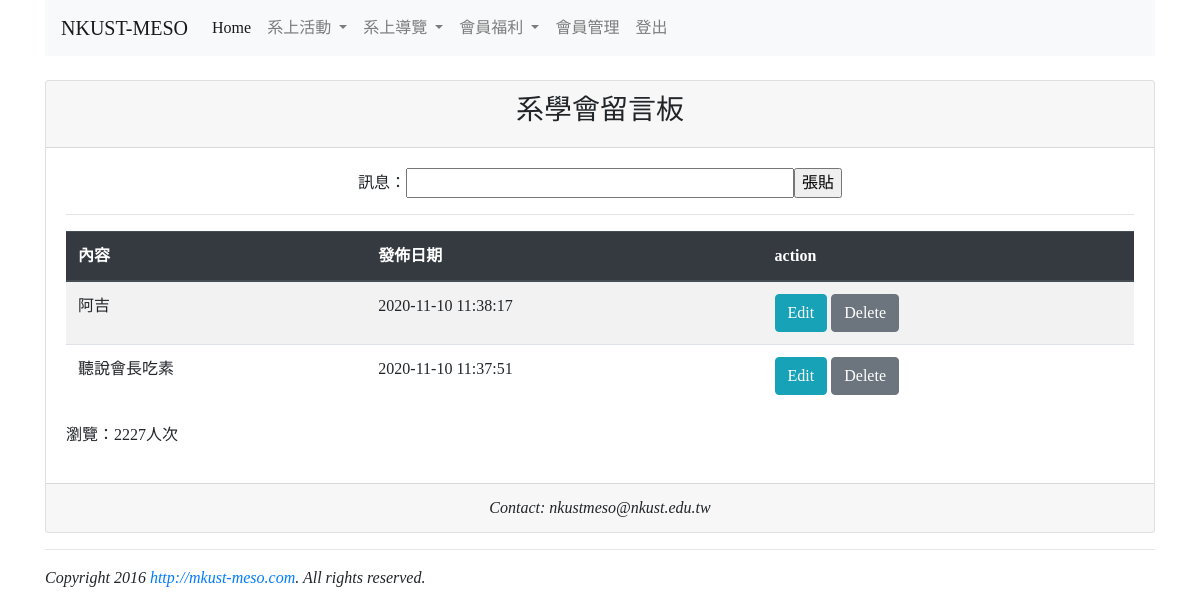
Before: /reuters.php (signed in) with the older database file.
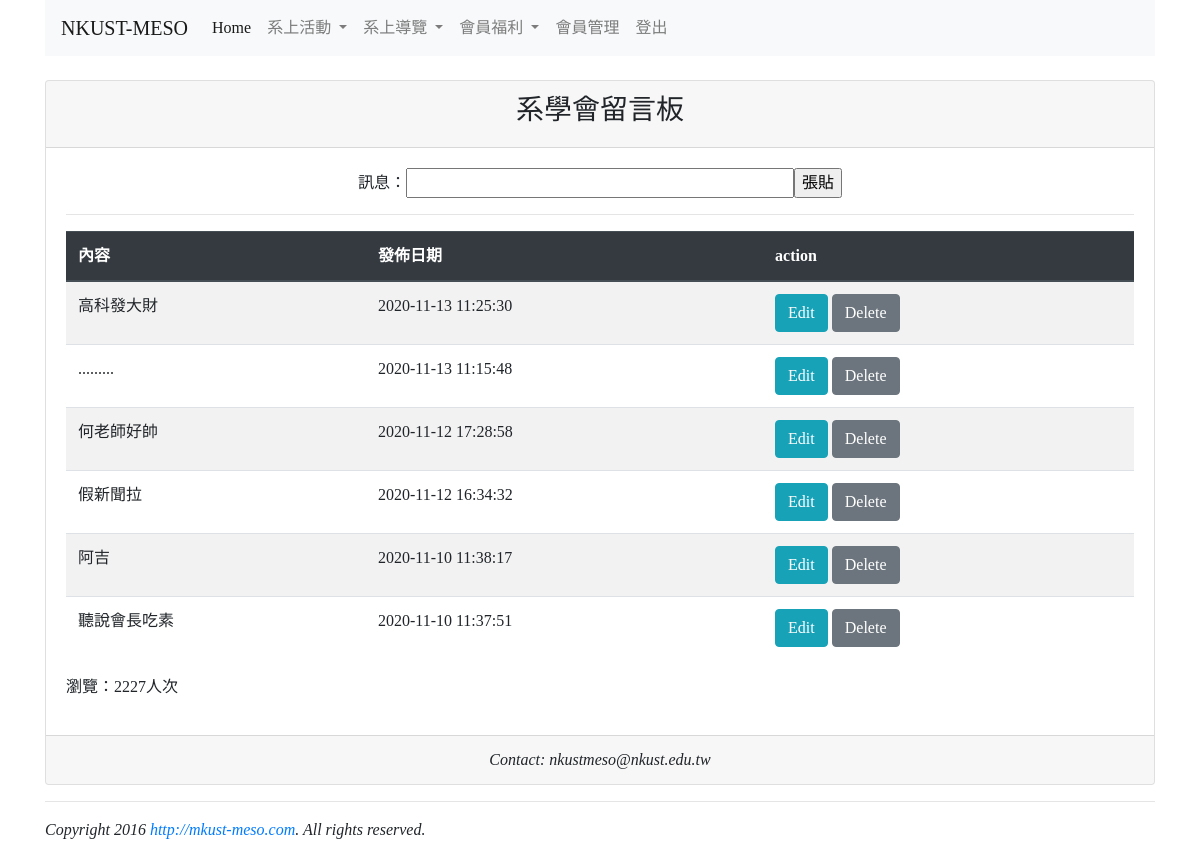
After: the same page with the newer database file.
### tables this page shows
CREATE TABLE `news` (
  `id` int(11) NOT NULL,
  `message` varchar(200) NOT NULL,
  `postdate` datetime NOT NULL DEFAULT CURRENT_TIMESTAMP
);

### reuters.php (the view, shortened to what this page needs)
<!DOCTYPE html>
<html>
<head>
  <link rel="stylesheet" href="https://stackpath.bootstrapcdn.com/bootstrap/4.5.2/css/bootstrap.min.css">
</head>
<body>
  <?php require "includes/menu.php"; ?>
  <br>
  <div class='container'>
    <div class='row'>
      <div class='col-md-12'>
        <div class='card card-primary'>
          <div class='card-header' align=center>
            <h3>系學會留言板</h3>
          </div>
          <div class='card-body' align=center>
            <table class='table table-striped table-hover'>
              <?php
              require "includes/dbconfig.php";
              $sql = "SELECT * FROM news order by id desc";
              $result = $conn->query($sql);
              echo "<form method=POST action=reuters_post.php>";
              echo "訊息：<input type=text name=message size=40>";
              echo "<input type=submit value=張貼>";
              echo "</form>";
              echo "<hr>";
              ?>
              <thead class='thead-dark'>
                <tr>
                  <?php
                  if($mid!=1){
                    echo "<th>內容</th>";
                    echo "<th>發佈日期</th>";
                  }
                 else{
                  echo "<th>內容</th>";
                  echo "<th>發佈日期</th>";
                  echo "<th>action</th>";
                 }
                  ?>
                </tr>
              </thead>
              <tbody>
                <?php
                if ($result->num_rows > 0) {
                  while ($row = $result->fetch_assoc()) {
                    $id = $row["id"];
                    echo "<td>" . $row["message"] . "</td>" . "<td>" . $row["postdate"] . "</td>";
                    if ($mid==1) {
                      echo "<td>";
                      echo "<a class='btn btn-info btn-xs' href='reuters_edit.php?id=$id'>Edit</a>";
                      echo "<a class='btn btn-secondary btn-xs' href='reuters_delete.php?id=$id'>Delete</a>";
                      echo "</td>";
                    }
                  }
                } else {
                  echo "0 results";
                }
                ?>
              </tbody>
            </table>
            <p style="text-align:left;"><?php require "footer.php"; ?></p>
          </div>
          <div class='card-footer' align=center>
            <em>Contact: nkustmeso@nkust.edu.tw</em>
          </div>
        </div>
      </div>
    </div>
    <hr>
    <em>Copyright 2016 <a href='http://nkust-meso.com'>http://mkust-meso.com</a>. All rights reserved.</em>
  </div>
</body>
</html>

Changed rows visible on the page:
added news: message "高科發大財", postdate "2020-11-13 11:25:30"
added news: message ".........", postdate "2020-11-13 11:15:48"
added news: message "何老師好帥", postdate "2020-11-12 17:28:58"
added news: message "假新聞拉", postdate "2020-11-12 16:34:32"
